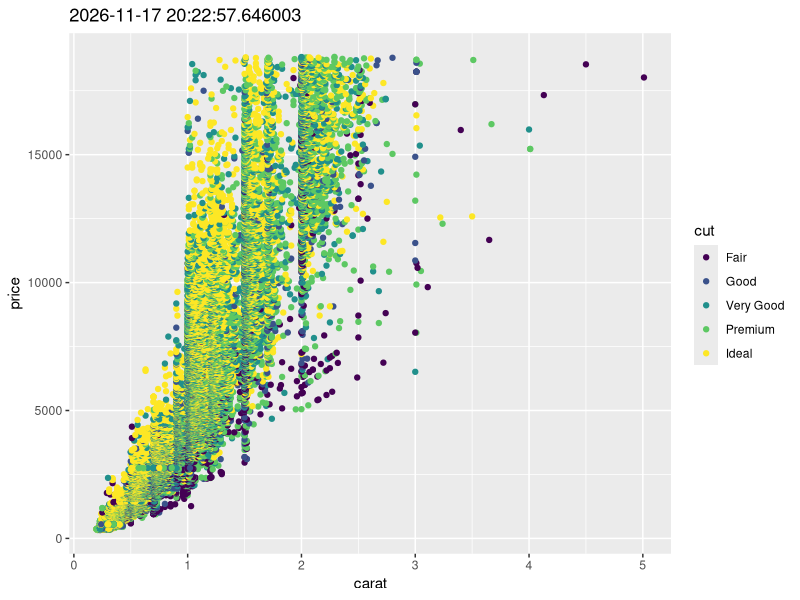

Source code (R):
## ---- chunk 1
library(ggplot2)
## ---- chunk 2
ggplot(data=diamonds,aes(x=carat,y=price,color=cut))+
  geom_point()+
  ggtitle(Sys.time())
